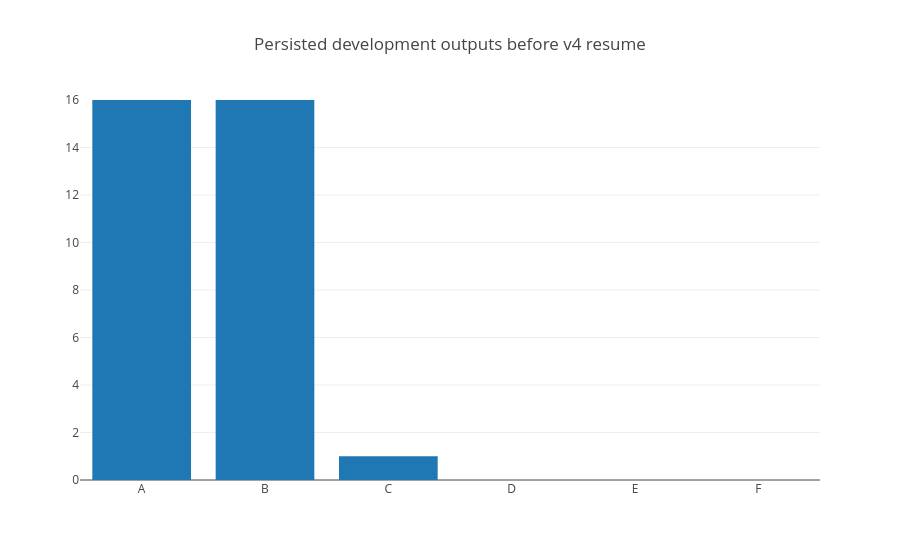

Here is the notebook cell this chart was saved with:
### Code cell
fig = px.bar(reader, x='arm', y='completed', hover_data=['system'], title='Persisted development outputs before v4 resume')
fig.update_layout(yaxis_range=[0,16])
fig.show()

### Figure 1 — Plotly figure (JSON) as saved in the notebook; plotly's stock layout.template omitted (floating-point values rounded to 4 significant figures)
{"data": [{"type": "bar", "x": ["A", "B", "C", "D", "E", "F"], "y": [16, 16, 1, 0, 0, 0]}], "layout": {"title": {"text": "Persisted development outputs before v4 resume"}, "yaxis": {"range": [0, 16]}}}
